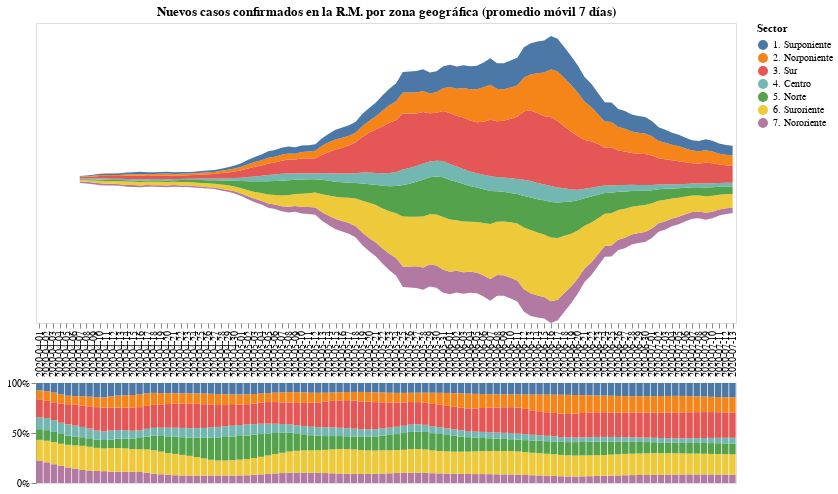

The notebook cell saved with this chart:
### Code cell
#hide_input
chart1 = alt.Chart(data).mark_area().encode(
    x=alt.X("Fecha", axis=alt.Axis(title="", domain=False)),
    y=alt.Y("Casos confirmados", axis=None, stack="center"),
    tooltip = ["Fecha", "Casos confirmados"],
    color = alt.Color("Sector"),
).properties(
    title="Nuevos casos confirmados en la R.M. por zona geográfica (promedio móvil 7 días)",
    width=700)

chart2 = alt.Chart(data).mark_bar().encode(
    x=alt.X("Fecha", axis=alt.Axis(title="", domain=False, ticks=False, labels=False)),
    y=alt.Y("Casos confirmados", axis=alt.Axis(title="", format='%'), stack="normalize"),
    tooltip = ["Fecha", "Casos confirmados"],
    color = alt.Color("Sector"),
).properties(
    height = 100,
    width=700
)

alt.vconcat(
    chart1,
    chart2
).configure_concat(
    spacing=0
)

### Figure 1 — Vega-Lite specification as saved in the notebook (floating-point values rounded to 4 significant figures; data arrays with more than 128 entries replaced by an {"elided": "..."} marker saying what was removed)
{"config": {"view": {"continuousWidth": 400, "continuousHeight": 300}, "concat": {"spacing": 0}}, "vconcat": [{"mark": "area", "encoding": {"color": {"type": "nominal", "field": "Sector"}, "tooltip": [{"type": "nominal", "field": "Fecha"}, {"type": "quantitative", "field": "Casos confirmados"}], "x": {"type": "nominal", "axis": {"domain": false, "title": ""}, "field": "Fecha"}, "y": {"type": "quantitative", "axis": null, "field": "Casos confirmados", "stack": "center"}}, "title": "Nuevos casos confirmados en la R.M. por zona geográfica (promedio móvil 7 días)", "width": 700}, {"mark": "bar", "encoding": {"color": {"type": "nominal", "field": "Sector"}, "tooltip": [{"type": "nominal", "field": "Fecha"}, {"type": "quantitative", "field": "Casos confirmados"}], "x": {"type": "nominal", "axis": {"domain": false, "labels": false, "ticks": false, "title": ""}, "field": "Fecha"}, "y": {"type": "quantitative", "axis": {"format": "%", "title": ""}, "field": "Casos confirmados", "stack": "normalize"}}, "height": 100, "width": 700}], "data": {"name": "data-c5f7ee89e7ce62d94e09026cdaf81dc7"}, "$schema": "https://vega.github.io/schema/vega-lite/v4.8.1.json", "datasets": {"data-c5f7ee89e7ce62d94e09026cdaf81dc7": {"elided": "728 records"}}}
